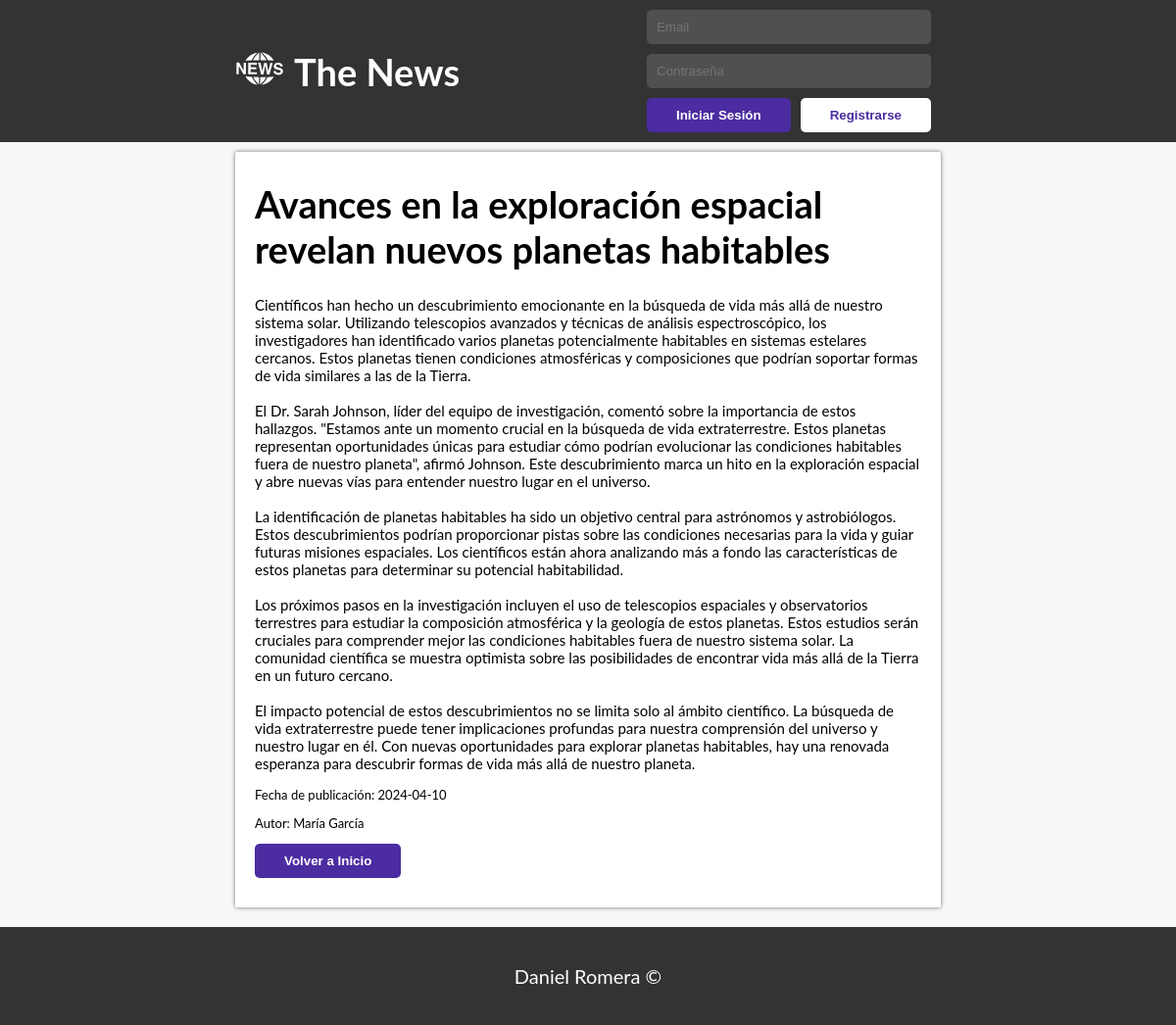
Screenshot of /vista/noticia.php?id=4 with the database file from the repository.
### tables this page shows
CREATE TABLE `noticia` (
  `id` int NOT NULL AUTO_INCREMENT,
  `titulo` varchar(255) NOT NULL,
  `cuerpo` text NOT NULL,
  `fecha` date NOT NULL,
  `id_autor` int NOT NULL,
  PRIMARY KEY (`id`)
);

CREATE TABLE `usuario` (
  `id` int NOT NULL AUTO_INCREMENT,
  `nombre` varchar(255) NOT NULL,
  `email` varchar(255) NOT NULL,
  `contrasena` varchar(255) NOT NULL,
  PRIMARY KEY (`id`)
);

### modelo/modelo.php (called while the page is built, shortened)
<?php
function crearConexion(){
    $conexion = mysqli_connect(HOST, USER, PASSWORD, DATABASE);
    if(!$conexion){
        die("<br>Error de conexión con la base de datos: " . mysqli_connect_error());
    }
    else{
        return $conexion;
    }
}
function getUsuario($id){
    $db = crearConexion();
    $sql = "SELECT nombre FROM usuario WHERE id = ?";
    $stmt = mysqli_prepare($db, $sql);
    $stmt->bind_param("i", $id);
    $stmt->execute();
    $result = $stmt->get_result();
    if(mysqli_num_rows($result) > 0){
        return $result;
    } else{
        echo "No hay nada en la tabla usuario";
    }
}
function getNoticia($id){
    $db = crearConexion();
    $sql = "SELECT * FROM noticia WHERE id = ?";
    $stmt = mysqli_prepare($db, $sql);
    $stmt->bind_param("i", $id);
    $stmt->execute();
    $result = $stmt->get_result();
    if(mysqli_num_rows($result) > 0){
        return $result;
    } else{
        echo "Noticia con id " . $id . "no encontrada";
    }
}
?>

### controlador/controlador.php (called while the page is built, shortened)
<?php
include "../modelo/modelo.php";
    ?>
    <?php
function mostrarNoticia($id){
    $datos = getNoticia($id);
    if(is_string($datos)){
        echo $datos;
    } else{
        $noticia = mysqli_fetch_assoc($datos);
        return $noticia;
    }
}
function mostrarUsuario($id){
    $datos = getUsuario($id);
    $usuario = mysqli_fetch_assoc($datos);
    return $usuario["nombre"];
}
?>

### vista/noticia.php (the view)
<?php
        require "../controlador/controlador.php";
        $id = $_GET["id"];
       $noticia = mostrarNoticia($id);
        include "header.php";
    ?>
        <main class="noticia-main">
                <div class="noticia w60">
                    <h1 class="titulo-noticia"><?php echo $noticia['titulo']; ?></h1>
                    <p class="descripcion-noticia"><?php echo nl2br($noticia['cuerpo']); ?></p>
                    <p class="detalle-noticia">Fecha de publicación: <?php echo $noticia['fecha']; ?></p>
                    <p class="detalle-noticia">Autor: <?php echo mostrarUsuario($noticia["id_autor"]); ?></p>
                    <button class="boton editar blanco novisited"  onclick="window.location.href='index.php'">Volver a Inicio</button>
                </div>
        </main>
        <?php
            include "footer.php";
        ?>
</body>
</html>

### css/styles.css (style rules this page uses)
html { font-size: 62.5%; box-sizing: border-box; }
*, *:before, *:after { box-sizing: inherit; }
body { font-family: var(--fuentePrincipal); margin: 0; position: relative; min-height: 100vh; display: flex; flex-direction: column; justify-content: space-between; background-color: #f7f7f7; }
.noticia-main { flex: 1; }
:root { --fuentePrincipal: "Lato", sans-serif; --colorPrincipal: #4b2ca1; }
h1 { font-size: 3.8rem; }
.w60 { max-width: 60%; margin: auto; }
.boton { font-weight: bold; text-decoration: none; padding: 1rem 3rem; text-align: center; border-radius: .5rem; border: none; }
.noticia h1 { margin-top: 0; }
.noticia { background-color: white; padding: 3rem 2rem; margin-top: 1rem; border-radius: .2rem; box-shadow: 0px 0px 4px #6b6b6b; margin-bottom: 2rem; word-wrap: break-word; }
.titulo-noticia { color: black; text-decoration: none; }
.detalle-noticia { font-size: 1.3rem; }
.descripcion-noticia { font-size: 1.5rem; }
.editar { background-color: var(--colorPrincipal); }
.blanco { color: white; }

### rows the page displays
noticia: titulo "Avances en la exploración espacial revelan nuevos planetas habitables", cuerpo "Científicos han hecho un descubrimiento emocionante en la búsqueda de vida más allá de nuestro sistema solar. Utilizando telescopios avanzados y técnicas de análisis espectroscópico, los investigadores han identificado varios planetas potencialmente habitables en sistemas estelares cercanos. Estos planetas tienen condiciones atmosféricas y composiciones que podrían soportar formas de vida similares a las de la Tierra. El Dr. Sarah Johnson, líder del equipo de investigación, comentó sobre la importancia de estos hallazgos. \"Estamos ante un momento crucial en la búsqueda de vida extraterrestre. Estos planetas representan oportunidades únicas para estudiar cómo podrían evolucionar las…", fecha "2024-04-10", id_autor.nombre "María García"
